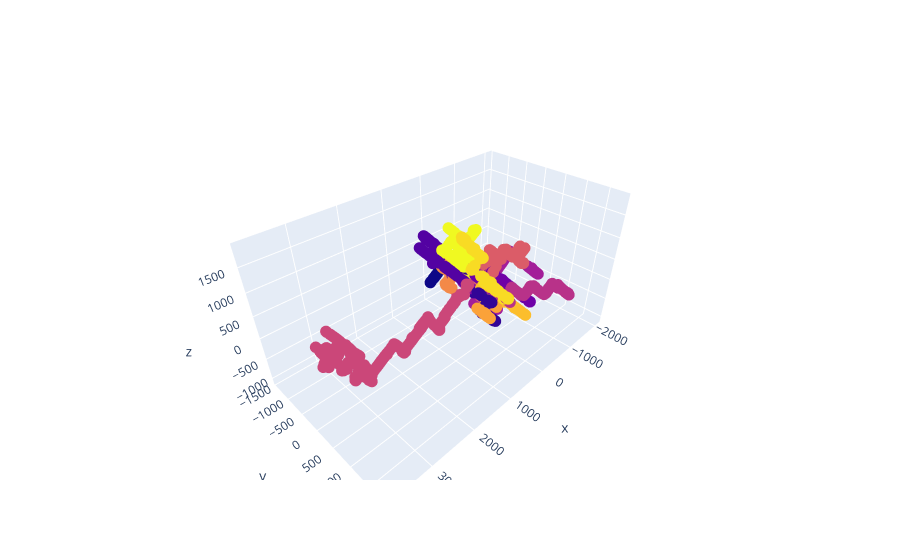

The cell this chart's notebook holds for it:
### Code cell
x, y, z = PCA(n_components=3).fit_transform(dataset.X).T
fig = plot_3d(x, y, z, classes = classes)
fig.show()

### Figure 1 — Plotly figure (JSON) as saved in the notebook; plotly's stock layout.template omitted (floating-point values rounded to 4 significant figures; data arrays with more than 128 entries replaced by an {"elided": "..."} marker saying what was removed)
{"data": [{"marker": {"color": {"elided": "21641 int values"}, "size": 4}, "mode": "markers", "type": "scatter3d", "x": {"elided": "21641 float values"}, "y": {"elided": "21641 float values"}, "z": {"elided": "21641 float values"}}], "layout": {}}
